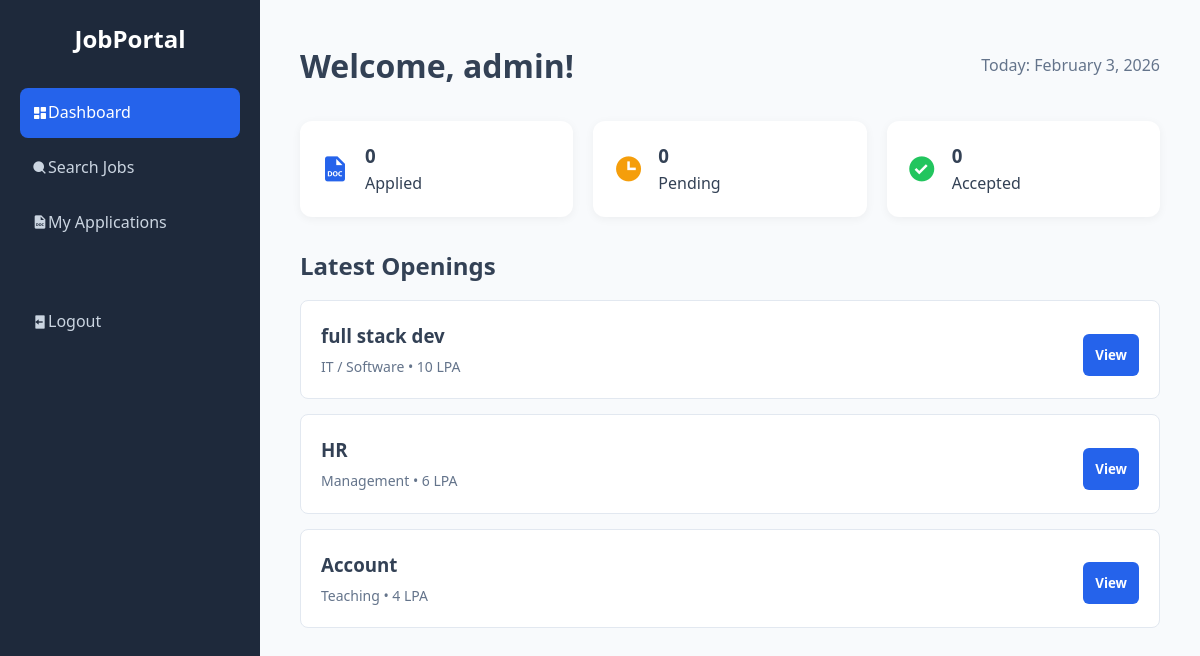
The page /user_dashboard.php (signed in) on the database its author committed.
### tables this page shows
CREATE TABLE IF NOT EXISTS `jobs` (
  `id` int(11) NOT NULL AUTO_INCREMENT,
  `title` varchar(100) NOT NULL,
  `category` varchar(50) NOT NULL,
  `type` varchar(50) DEFAULT 'Full Time',
  `salary` varchar(50) DEFAULT 'Negotiable',
  `posted_at` timestamp NOT NULL DEFAULT CURRENT_TIMESTAMP,
  PRIMARY KEY (`id`)
);

### user_dashboard.php (the view, shortened to what this page needs)
<?php
include 'db_connect.php';
$user = $_SESSION['username'];
$total_apps = $conn->query("SELECT * FROM applications WHERE applicant_name='$user'")->num_rows;
$pending_apps = $conn->query("SELECT * FROM applications WHERE applicant_name='$user' AND status='Pending'")->num_rows;
$accepted_apps = $conn->query("SELECT * FROM applications WHERE applicant_name='$user' AND status='Accepted'")->num_rows;
$recent_jobs = $conn->query("SELECT * FROM jobs ORDER BY posted_at DESC LIMIT 3");
?>
<!DOCTYPE html>
<html lang="en">
<head>
    <link rel="stylesheet" href="style.css">
    <link href='https://unpkg.com/boxicons@2.1.4/css/boxicons.min.css' rel='stylesheet'>
</head>
<body>
    <div class="dashboard-container">
        <nav class="sidebar">
            <h2 style="text-align:center; margin-bottom:30px;">JobPortal</h2>
            <ul class="nav-links">
                <li><a href="#" id="link-overview" onclick="showSection('overview')" class="active"><i class='bx bxs-dashboard'></i> Dashboard</a></li>
                <li><a href="#" id="link-search" onclick="showSection('search')"><i class='bx bxs-search'></i> Search Jobs</a></li>
                <li><a href="#" id="link-apps" onclick="showSection('apps')"><i class='bx bxs-file-doc'></i> My Applications</a></li>
                <li style="margin-top: 50px;">
                    <a href="#" onclick="confirmLogout()"><i class='bx bxs-log-out'></i> Logout</a>
                </li>
            </ul>
        </nav>
        <main class="main-content">
            <header style="display:flex; justify-content:space-between; align-items:center; margin-bottom:30px;">
                <h1>Welcome, <?php echo htmlspecialchars($user); ?>!</h1>
                <span style="color:#64748b;">Today: <?php echo date("F j, Y"); ?></span>
            </header>
            <div id="section-overview">
                <div class="stats-grid">
                    <div class="stat-card" onclick="showSection('apps')" style="cursor:pointer;">
                        <i class='bx bxs-file-doc' style="font-size:30px; color:var(--primary);"></i>
                        <div><h3><?php echo $total_apps; ?></h3><p>Applied</p></div>
                    </div>
                    <div class="stat-card">
                        <i class='bx bxs-time' style="font-size:30px; color:#f59e0b;"></i>
                        <div><h3><?php echo $pending_apps; ?></h3><p>Pending</p></div>
                    </div>
                    <div class="stat-card">
                        <i class='bx bxs-check-circle' style="font-size:30px; color:#22c55e;"></i>
                        <div><h3><?php echo $accepted_apps; ?></h3><p>Accepted</p></div>
                    </div>
                </div>
                <h2 style="margin-top:30px; margin-bottom:15px;">Latest Openings</h2>
                <?php if ($recent_jobs->num_rows > 0): ?>
                    <?php while($job = $recent_jobs->fetch_assoc()): ?>
                        <div class="job-card">
                            <div>
                                <h3 style="margin:0 0 5px 0;"><?php echo $job['title']; ?></h3>
                                <p style="margin:0; color:#64748b; font-size:14px;">
                                    <?php echo $job['category']; ?> • <?php echo $job['salary']; ?>
                                </p>
                            </div>
                            <button class="btn primary-btn" style="width:auto;" onclick="showSection('search')">View</button>
                        </div>
                    <?php endwhile; ?>
                <?php else: ?>
                    <p>No jobs available right now.</p>
                <?php endif; ?>
            </div>
        </main>
    </div>
</body>
</html>

### style.css (style rules this page uses)
:root { --primary: #2563eb; --primary-hover: #1d4ed8; --dark: #1e293b; --bg: #f8fafc; --white: #ffffff; --text: #334155; --muted: #64748b; --border: #e2e8f0; --success: #10b981; --warning: #f59e0b; }
* { margin: 0; padding: 0; box-sizing: border-box; font-family: 'Segoe UI', Tahoma, Geneva, Verdana, sans-serif; }
body { background-color: var(--bg); color: var(--text); line-height: 1.6; }
.btn { width: 100%; padding: 12px; border: none; border-radius: 6px; font-weight: 600; cursor: pointer; margin-top: 10px; }
.primary-btn { background: var(--primary); color: white; }
.dashboard-container { display: flex; min-height: 100vh; }
.sidebar { width: 260px; background-color: var(--dark); color: white; height: 100vh; position: fixed; padding: 20px; }
.main-content { margin-left: 260px; flex: 1; padding: 40px; }
.nav-links { list-style: none; margin-top: 20px; }
.nav-links li a { color: #cbd5e1; text-decoration: none; display: flex; align-items: center; padding: 12px; border-radius: 8px; margin-bottom: 5px; }
.nav-links li a:hover, .nav-links li a.active { background-color: var(--primary); color: white; }
.stats-grid { display: grid; grid-template-columns: repeat(3, 1fr); gap: 20px; margin-bottom: 30px; }
.stat-card { background: var(--white); padding: 20px; border-radius: 12px; display: flex; align-items: center; gap: 15px; box-shadow: 0 2px 10px rgba(0,0,0,0.05); }

### user_dashboard.php (style rules this page uses)
.job-card { border: 1px solid #e2e8f0; padding: 20px; border-radius: 8px; margin-bottom: 15px; background: white; display: flex; justify-content: space-between; align-items: center; }

### rows shown on the page
jobs: title "full stack dev", category "IT / Software", salary "10 LPA"
jobs: title "HR", category "Management", salary "6 LPA"
jobs: title "Account", category "Teaching", salary "4 LPA"

### other values the page prints
$user "admin"
$total_apps "0"
$pending_apps "0"
$accepted_apps "0"
